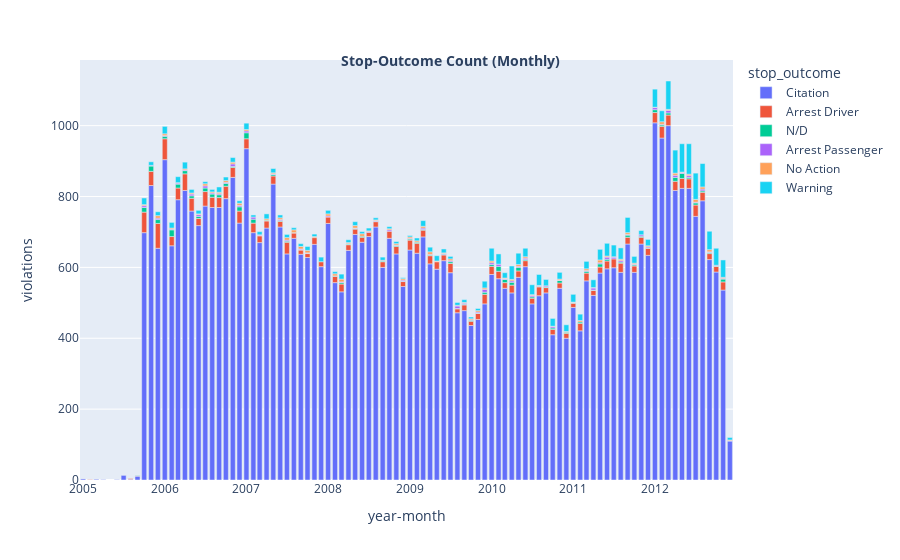

This figure's notebook cell:
### Markdown cell above
- Stop_Outcome Violations Count (Monthly)

### Code cell
dfa_month_stop_outcome=(dfa.groupby(['year-month','stop_outcome'])[['violations']].count()).reset_index()
fig=px.bar(dfa_month_stop_outcome,x='year-month',y='violations',color='stop_outcome')
fig.update_layout(title={'text':'<b>Stop-Outcome Count (Monthly)','x':0.5,'y':.9,'font_size':14})
fig.show()

### Figure 1 — Plotly figure (JSON) as saved in the notebook; plotly's stock layout.template omitted (floating-point values rounded to 4 significant figures)
{"data": [{"alignmentgroup": "True", "hovertemplate": "stop_outcome=Citation<br>year-month=%{x}<br>violations=%{y}<extra></extra>", "legendgroup": "Citation", "marker": {"color": "#636efa", "pattern": {"shape": ""}}, "name": "Citation", "offsetgroup": "Citation", "orientation": "v", "showlegend": true, "textposition": "auto", "type": "bar", "x": ["2005-01", "2005-03", "2005-04", "2005-06", "2005-07", "2005-08", "2005-09", "2005-10", "2005-11", "2005-12", "2006-01", "2006-02", "2006-03", "2006-04", "2006-05", "2006-06", "2006-07", "2006-08", "2006-09", "2006-10", "2006-11", "2006-12", "2007-01", "2007-02", "2007-03", "2007-04", "2007-05", "2007-06", "2007-07", "2007-08", "2007-09", "2007-10", "2007-11", "2007-12", "2008-01", "2008-02", "2008-03", "2008-04", "2008-05", "2008-06", "2008-07", "2008-08", "2008-09", "2008-10", "2008-11", "2008-12", "2009-01", "2009-02", "2009-03", "2009-04", "2009-05", "2009-06", "2009-07", "2009-08", "2009-09", "2009-10", "2009-11", "2009-12", "2010-01", "2010-02", "2010-03", "2010-04", "2010-05", "2010-06", "2010-07", "2010-08", "2010-09", "2010-10", "2010-11", "2010-12", "2011-01", "2011-02", "2011-03", "2011-04", "2011-05", "2011-06", "2011-07", "2011-08", "2011-09", "2011-10", "2011-11", "2011-12", "2012-01", "2012-02", "2012-03", "2012-04", "2012-05", "2012-06", "2012-07", "2012-08", "2012-09", "2012-10", "2012-11", "2012-12"], "xaxis": "x", "y": [3, 2, 1, 1, 13, 2, 11, 698, 831, 654, 904, 661, 791, 817, 759, 718, 773, 769, 769, 794, 854, 725, 935, 698, 670, 711, 835, 714, 638, 682, 637, 628, 665, 602, 724, 557, 531, 648, 693, 671, 687, 714, 600, 682, 638, 546, 649, 640, 686, 610, 595, 619, 585, 472, 478, 436, 453, 497, 580, 568, 541, 528, 572, 602, 497, 520, 528, 410, 541, 400, 487, 421, 562, 521, 584, 596, 599, 586, 666, 586, 666, 634, 1008, 965, 1000, 817, 823, 823, 744, 788, 622, 587, 536, 110], "yaxis": "y"}, {"alignmentgroup": "True", "hovertemplate": "stop_outcome=Arrest Driver<br>year-month=%{x}<br>violations=%{y}<extra></extra>", "legendgroup": "Arrest Driver", "marker": {"color": "#EF553B", "pattern": {"shape": ""}}, "name": "Arrest Driver", "offsetgroup": "Arrest Driver", "orientation": "v", "showlegend": true, "textposition": "auto", "type": "bar", "x": ["2005-02", "2005-08", "2005-09", "2005-10", "2005-11", "2005-12", "2006-01", "2006-02", "2006-03", "2006-04", "2006-05", "2006-06", "2006-07", "2006-08", "2006-09", "2006-10", "2006-11", "2006-12", "2007-01", "2007-02", "2007-03", "2007-04", "2007-05", "2007-06", "2007-07", "2007-08", "2007-09", "2007-10", "2007-11", "2007-12", "2008-01", "2008-02", "2008-03", "2008-04", "2008-05", "2008-06", "2008-07", "2008-08", "2008-09", "2008-10", "2008-11", "2008-12", "2009-01", "2009-02", "2009-03", "2009-04", "2009-05", "2009-06", "2009-07", "2009-08", "2009-09", "2009-10", "2009-11", "2009-12", "2010-01", "2010-02", "2010-03", "2010-04", "2010-05", "2010-06", "2010-07", "2010-08", "2010-09", "2010-10", "2010-11", "2010-12", "2011-01", "2011-02", "2011-03", "2011-04", "2011-05", "2011-06", "2011-07", "2011-08", "2011-09", "2011-10", "2011-11", "2011-12", "2012-01", "2012-02", "2012-03", "2012-04", "2012-05", "2012-06", "2012-07", "2012-08", "2012-09", "2012-10", "2012-11"], "xaxis": "x", "y": [1, 2, 1, 58, 40, 70, 59, 26, 33, 47, 36, 20, 41, 29, 28, 35, 28, 34, 28, 27, 19, 20, 23, 16, 33, 15, 12, 11, 19, 14, 18, 18, 22, 16, 15, 14, 12, 15, 16, 20, 21, 14, 28, 28, 19, 23, 21, 16, 26, 11, 16, 12, 17, 27, 23, 21, 16, 22, 18, 17, 16, 25, 15, 15, 15, 14, 12, 21, 22, 14, 17, 22, 25, 26, 19, 18, 19, 20, 29, 33, 30, 26, 28, 27, 32, 24, 17, 16, 23], "yaxis": "y"}, {"alignmentgroup": "True", "hovertemplate": "stop_outcome=N/D<br>year-month=%{x}<br>violations=%{y}<extra></extra>", "legendgroup": "N/D", "marker": {"color": "#00cc96", "pattern": {"shape": ""}}, "name": "N/D", "offsetgroup": "N/D", "orientation": "v", "showlegend": true, "textposition": "auto", "type": "bar", "x": ["2005-09", "2005-10", "2005-11", "2005-12", "2006-01", "2006-02", "2006-03", "2006-04", "2006-05", "2006-06", "2006-07", "2006-08", "2006-09", "2006-10", "2006-11", "2006-12", "2007-01", "2007-02", "2007-03", "2007-04", "2007-05", "2007-06", "2007-07", "2007-08", "2007-09", "2007-10", "2008-02", "2008-03", "2008-04", "2008-05", "2008-06", "2008-08", "2008-09", "2008-11", "2008-12", "2009-01", "2009-02", "2009-03", "2009-04", "2009-06", "2009-07", "2009-08", "2009-09", "2009-10", "2009-11", "2009-12", "2010-01", "2010-02", "2010-03", "2010-04", "2010-05", "2010-06", "2010-07", "2010-08", "2010-09", "2010-10", "2010-11", "2010-12", "2011-01", "2011-02", "2011-03", "2011-04", "2011-05", "2011-06", "2011-08", "2011-09", "2011-10", "2011-11", "2011-12", "2012-01", "2012-02", "2012-03", "2012-04", "2012-05", "2012-06", "2012-07", "2012-08", "2012-09", "2012-10", "2012-11", "2012-12"], "xaxis": "x", "y": [1, 13, 15, 11, 7, 19, 11, 9, 7, 6, 10, 9, 8, 8, 3, 12, 17, 11, 1, 2, 4, 2, 3, 1, 1, 1, 1, 4, 2, 2, 3, 1, 2, 3, 1, 3, 3, 2, 2, 2, 5, 1, 2, 3, 1, 6, 5, 14, 9, 8, 10, 3, 4, 2, 2, 4, 7, 3, 1, 4, 5, 1, 9, 5, 3, 6, 3, 3, 1, 8, 4, 6, 11, 14, 4, 6, 4, 3, 1, 8, 1], "yaxis": "y"}, {"alignmentgroup": "True", "hovertemplate": "stop_outcome=Arrest Passenger<br>year-month=%{x}<br>violations=%{y}<extra></extra>", "legendgroup": "Arrest Passenger", "marker": {"color": "#ab63fa", "pattern": {"shape": ""}}, "name": "Arrest Passenger", "offsetgroup": "Arrest Passenger", "orientation": "v", "showlegend": true, "textposition": "auto", "type": "bar", "x": ["2005-10", "2005-11", "2005-12", "2006-01", "2006-02", "2006-03", "2006-04", "2006-05", "2006-06", "2006-07", "2006-08", "2006-09", "2006-10", "2006-11", "2006-12", "2007-01", "2007-02", "2007-03", "2007-05", "2007-06", "2007-07", "2007-09", "2007-10", "2008-01", "2008-03", "2008-04", "2008-05", "2008-07", "2008-08", "2008-10", "2008-11", "2008-12", "2009-01", "2009-03", "2009-04", "2009-06", "2009-07", "2009-08", "2009-09", "2009-10", "2009-11", "2009-12", "2010-01", "2010-02", "2010-03", "2010-04", "2010-05", "2010-06", "2010-07", "2010-08", "2010-09", "2010-10", "2010-11", "2011-01", "2011-03", "2011-04", "2011-05", "2011-06", "2011-07", "2011-08", "2011-09", "2011-10", "2011-11", "2011-12", "2012-01", "2012-02", "2012-03", "2012-04", "2012-05", "2012-06", "2012-07", "2012-08", "2012-09", "2012-10", "2012-11"], "xaxis": "x", "y": [5, 2, 4, 2, 2, 3, 2, 5, 5, 6, 3, 3, 3, 7, 4, 5, 6, 2, 2, 3, 3, 2, 1, 3, 2, 1, 1, 2, 2, 4, 1, 3, 2, 4, 2, 2, 3, 7, 3, 1, 3, 8, 5, 6, 2, 4, 3, 4, 4, 1, 3, 4, 1, 1, 2, 6, 3, 6, 5, 4, 2, 2, 4, 3, 6, 2, 7, 6, 3, 5, 2, 5, 2, 2, 2], "yaxis": "y"}, {"alignmentgroup": "True", "hovertemplate": "stop_outcome=No Action<br>year-month=%{x}<br>violations=%{y}<extra></extra>", "legendgroup": "No Action", "marker": {"color": "#FFA15A", "pattern": {"shape": ""}}, "name": "No Action", "offsetgroup": "No Action", "orientation": "v", "showlegend": true, "textposition": "auto", "type": "bar", "x": ["2005-10", "2005-12", "2006-01", "2006-02", "2006-03", "2006-04", "2006-05", "2006-06", "2006-07", "2006-08", "2006-09", "2006-10", "2006-11", "2006-12", "2007-01", "2007-04", "2007-05", "2007-06", "2007-07", "2007-08", "2007-09", "2007-10", "2007-11", "2008-01", "2008-02", "2008-03", "2008-04", "2008-05", "2008-06", "2008-07", "2008-08", "2008-09", "2008-10", "2008-11", "2008-12", "2009-01", "2009-02", "2009-03", "2009-04", "2009-05", "2009-06", "2009-07", "2009-08", "2009-09", "2009-10", "2009-11", "2009-12", "2010-01", "2010-03", "2010-04", "2010-05", "2010-06", "2010-07", "2010-08", "2010-10", "2010-11", "2010-12", "2011-01", "2011-02", "2011-03", "2011-04", "2011-05", "2011-06", "2011-07", "2011-08", "2011-09", "2011-10", "2011-12", "2012-01", "2012-02", "2012-03", "2012-04", "2012-05", "2012-06", "2012-07", "2012-08", "2012-09", "2012-11", "2012-12"], "xaxis": "x", "y": [3, 7, 5, 3, 1, 3, 3, 2, 6, 3, 4, 5, 5, 6, 4, 4, 3, 5, 7, 8, 7, 7, 3, 6, 6, 8, 3, 7, 7, 2, 2, 2, 3, 4, 4, 4, 4, 5, 7, 2, 2, 5, 2, 2, 3, 4, 4, 5, 2, 4, 5, 4, 2, 1, 1, 3, 2, 1, 4, 5, 1, 8, 3, 1, 4, 5, 3, 3, 1, 7, 3, 6, 1, 4, 8, 6, 6, 3, 2], "yaxis": "y"}, {"alignmentgroup": "True", "hovertemplate": "stop_outcome=Warning<br>year-month=%{x}<br>violations=%{y}<extra></extra>", "legendgroup": "Warning", "marker": {"color": "#19d3f3", "pattern": {"shape": ""}}, "name": "Warning", "offsetgroup": "Warning", "orientation": "v", "showlegend": true, "textposition": "auto", "type": "bar", "x": ["2005-10", "2005-11", "2005-12", "2006-01", "2006-02", "2006-03", "2006-04", "2006-05", "2006-06", "2006-07", "2006-08", "2006-09", "2006-10", "2006-11", "2006-12", "2007-01", "2007-02", "2007-03", "2007-04", "2007-05", "2007-06", "2007-07", "2007-08", "2007-09", "2007-10", "2007-11", "2007-12", "2008-01", "2008-02", "2008-03", "2008-04", "2008-05", "2008-06", "2008-07", "2008-08", "2008-09", "2008-10", "2008-11", "2008-12", "2009-01", "2009-02", "2009-03", "2009-04", "2009-05", "2009-06", "2009-07", "2009-08", "2009-09", "2009-10", "2009-11", "2009-12", "2010-01", "2010-02", "2010-03", "2010-04", "2010-05", "2010-06", "2010-07", "2010-08", "2010-09", "2010-10", "2010-11", "2010-12", "2011-01", "2011-02", "2011-03", "2011-04", "2011-05", "2011-06", "2011-07", "2011-08", "2011-09", "2011-10", "2011-11", "2011-12", "2012-01", "2012-02", "2012-03", "2012-04", "2012-05", "2012-06", "2012-07", "2012-08", "2012-09", "2012-10", "2012-11", "2012-12"], "xaxis": "x", "y": [19, 10, 11, 21, 16, 17, 19, 10, 10, 6, 7, 15, 10, 13, 7, 18, 6, 9, 14, 12, 8, 9, 6, 8, 11, 7, 13, 10, 6, 14, 8, 11, 6, 8, 6, 9, 6, 6, 3, 4, 8, 16, 13, 15, 11, 7, 8, 8, 5, 6, 19, 36, 29, 15, 38, 32, 24, 28, 31, 18, 22, 19, 19, 22, 18, 21, 22, 30, 36, 33, 32, 43, 19, 12, 18, 51, 31, 80, 65, 80, 86, 74, 66, 52, 48, 49, 7], "yaxis": "y"}], "layout": {"barmode": "relative", "legend": {"title": {"text": "stop_outcome"}, "tracegroupgap": 0}, "margin": {"t": 60}, "title": {"font": {"size": 14}, "text": "<b>Stop-Outcome Count (Monthly)", "x": 0.5, "y": 0.9}, "xaxis": {"anchor": "y", "domain": [0, 1], "title": {"text": "year-month"}}, "yaxis": {"anchor": "x", "domain": [0, 1], "title": {"text": "violations"}}}}
